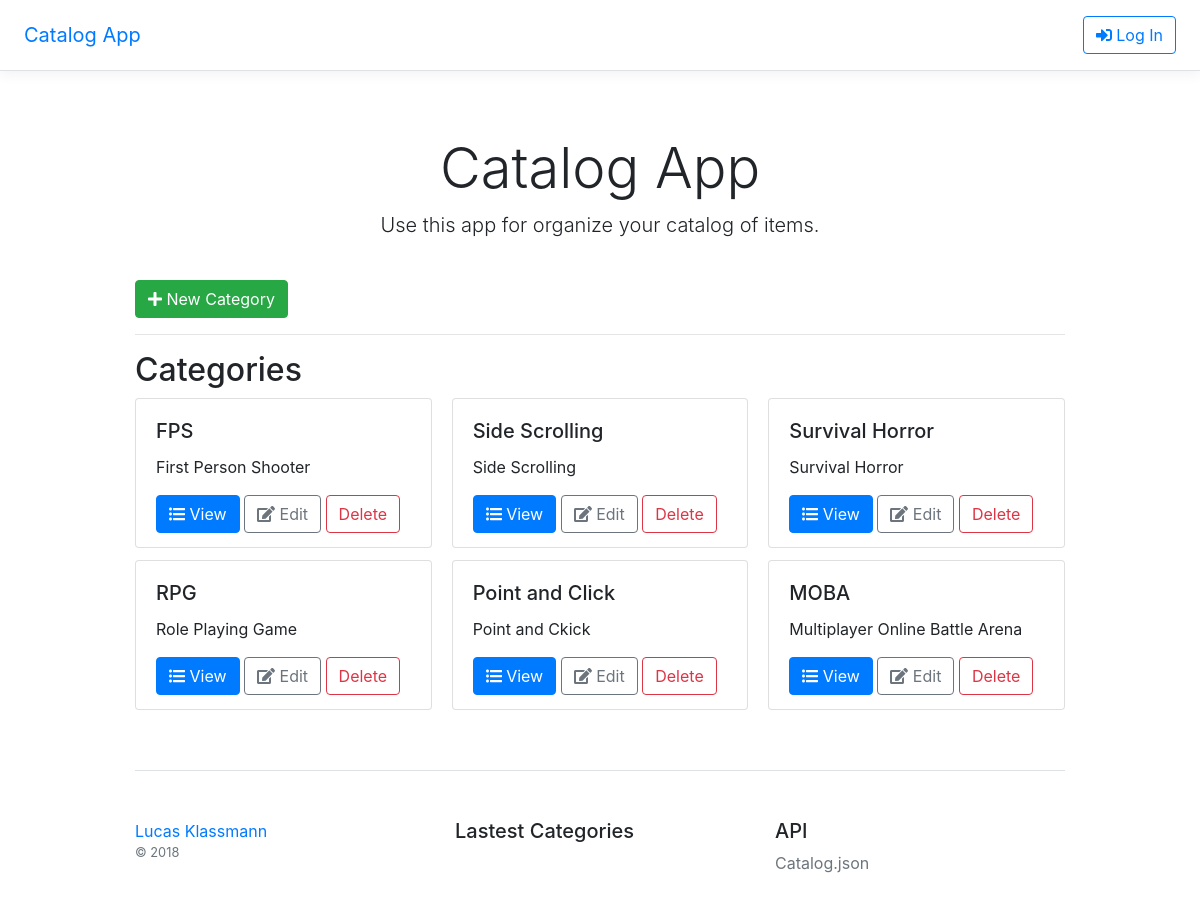
Before: / with the older database file.
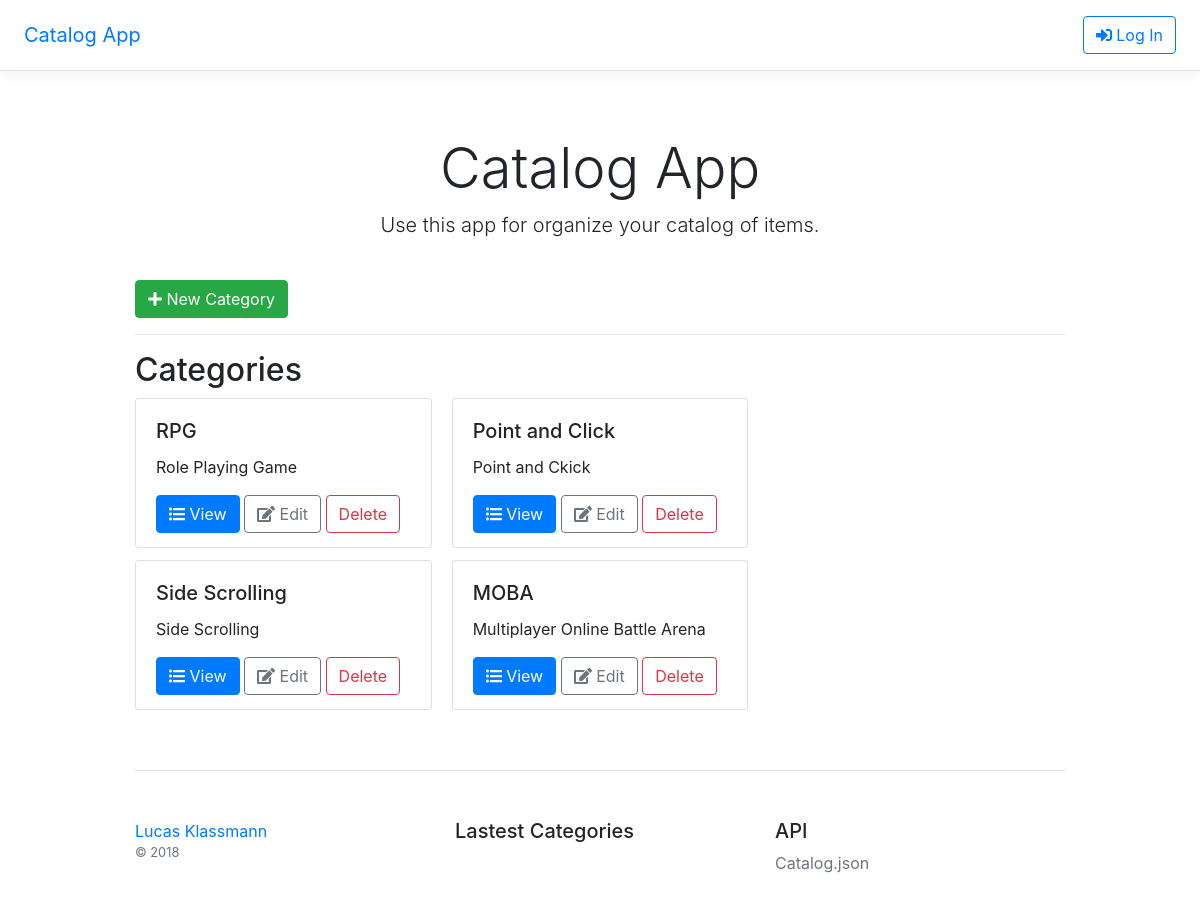
After: the same page with the newer database file.
### database.py (models this page shows, shortened)
class Category(Base):
    __tablename__ = 'category'
    id = Column(Integer, primary_key = True)
    name = Column(String(200), nullable = False)
    description = Column(Text())
    items = relationship("Item", back_populates="category")

### app.py (the view)
@app.route('/')
def index():
    categories = session.query(Category).all()
    return render_template('index.html', categories=categories)

### templates/index.html
{% extends "base.html" %}
{% block content %}
<div class="row">
    <div class="col-md-12">
        <a class="btn btn-success" href="/category/new/"><i class="fas fa-plus"></i> New Category</a>
    </div>
</div>
<div class="row">
    <div class="col-md-12">
        <hr>
    </div>
</div>
<div class="row">
    <div class="col-md-12">
        <h2>Categories</h2>
        <div class="card-columns">
        {% for c in categories %}
            <div style="height: 150px;" class="card">
                <div class="card-body">
                <h5 class="card-title">{{ c.name }}</h5>
                <p class="card-text">{{ c.description }}</p>
                <a href="{{ url_for('category_view', category_id=c.id) }}" class="btn btn-primary"><i class="fas fa-list-ul"></i> View</a>
                <a href="{{ url_for('category_edit', category_id=c.id) }}" class="btn btn-outline-secondary"><i class="fas fa-edit"></i> Edit</a>
                <a href="{{ url_for('category_delete', category_id=c.id) }}" class="btn btn-outline-danger">Delete</a>
                </div>
            </div>
        {% endfor %}
        </div>
    </div>
</div>
{% endblock %}

### templates/base.html (shortened to what this page needs)
<!doctype html>
<html lang="en">
  <head>
    <link href="{{ url_for('static', filename='bootstrap/css/bootstrap.min.css') }}" rel="stylesheet">
    <link href="{{ url_for('static', filename='styles.css') }}" rel="stylesheet">
  </head>
  <body>
    <div class="d-flex flex-column flex-md-row align-items-center p-3 px-md-4 mb-3 bg-white border-bottom box-shadow">
      <h5 class="my-0 mr-md-auto font-weight-normal">
          <a href="/">Catalog App</a>
        </h5>
      <a class="btn btn-outline-primary" href="/login"><i class="fas fa-sign-in-alt"></i> Log In</a>
    </div>
    <div class="catalog-header px-3 py-3 pt-md-5 pb-md-4 mx-auto text-center">
      <h1 class="display-4">Catalog App</h1>
      <p class="lead">Use this app for organize your catalog of items.</p>
    </div>
    <div class="container">
        {% block content %}{% endblock %}
        <footer class="pt-4 my-md-5 pt-md-5 border-top">
        <div class="row">
            <div class="col-12 col-md">
            <a href="https://github.com/klassmann">Lucas Klassmann</a>
            <small class="d-block mb-3 text-muted">&copy; 2018</small>
            </div>
            <div class="col-6 col-md">
            <h5>Lastest Categories</h5>
            </div>
            <div class="col-6 col-md">
            <h5>API</h5>
            <ul class="list-unstyled text-small">
                <li><a class="text-muted" href="/catalog.json">Catalog.json</a></li>
            </ul>
            </div>
        </div>
        </footer>
    </div>
  </body>
</html>

### static/styles.css (style rules this page uses)
html { font-size: 14px; }
@media (min-width: 768px) { html { font-size: 16px; } }
.container { max-width: 960px; }
.catalog-header { max-width: 700px; }
.border-top { border-top: 1px solid #e5e5e5; }
.border-bottom { border-bottom: 1px solid #e5e5e5; }
.box-shadow { box-shadow: 0 .25rem .75rem rgba(0, 0, 0, .05); }

Changed rows visible on the page:
removed Category: name "FPS", description "First Person Shooter"
removed Category: name "Survival Horror", description "Survival Horror"
